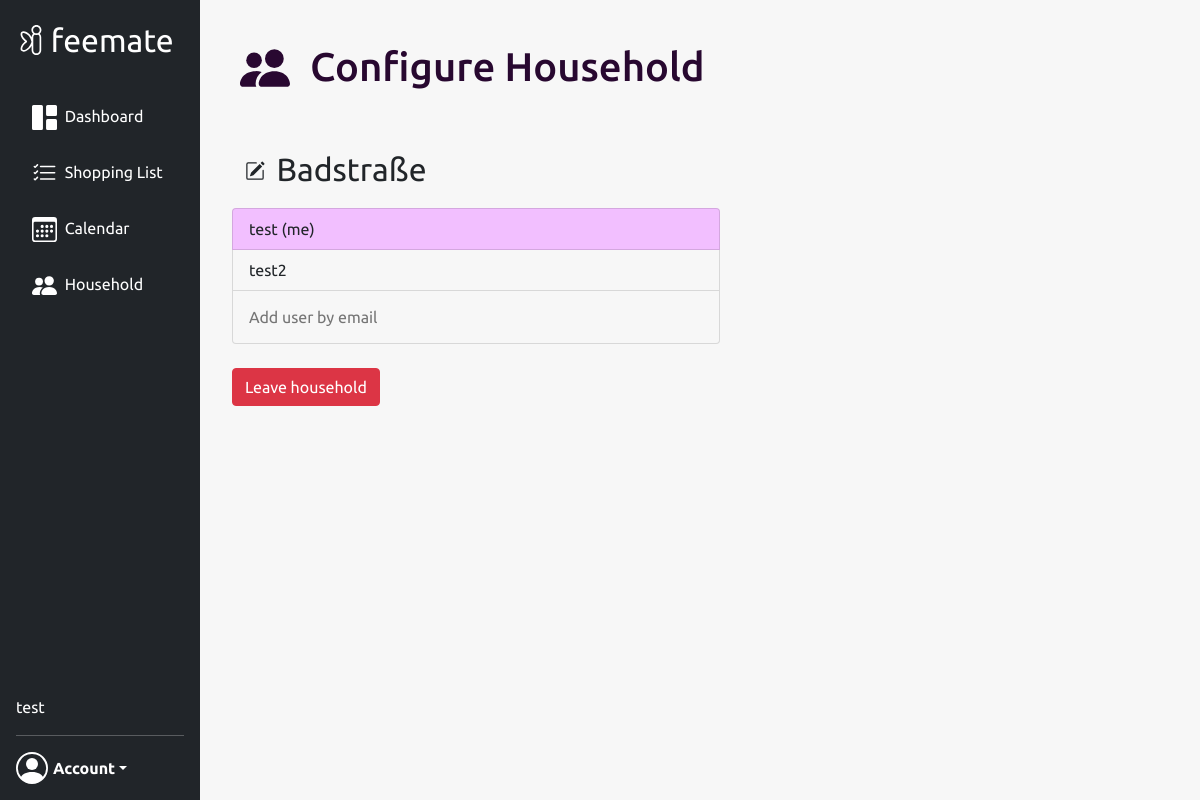
Page /household (signed in) on the earlier database version.
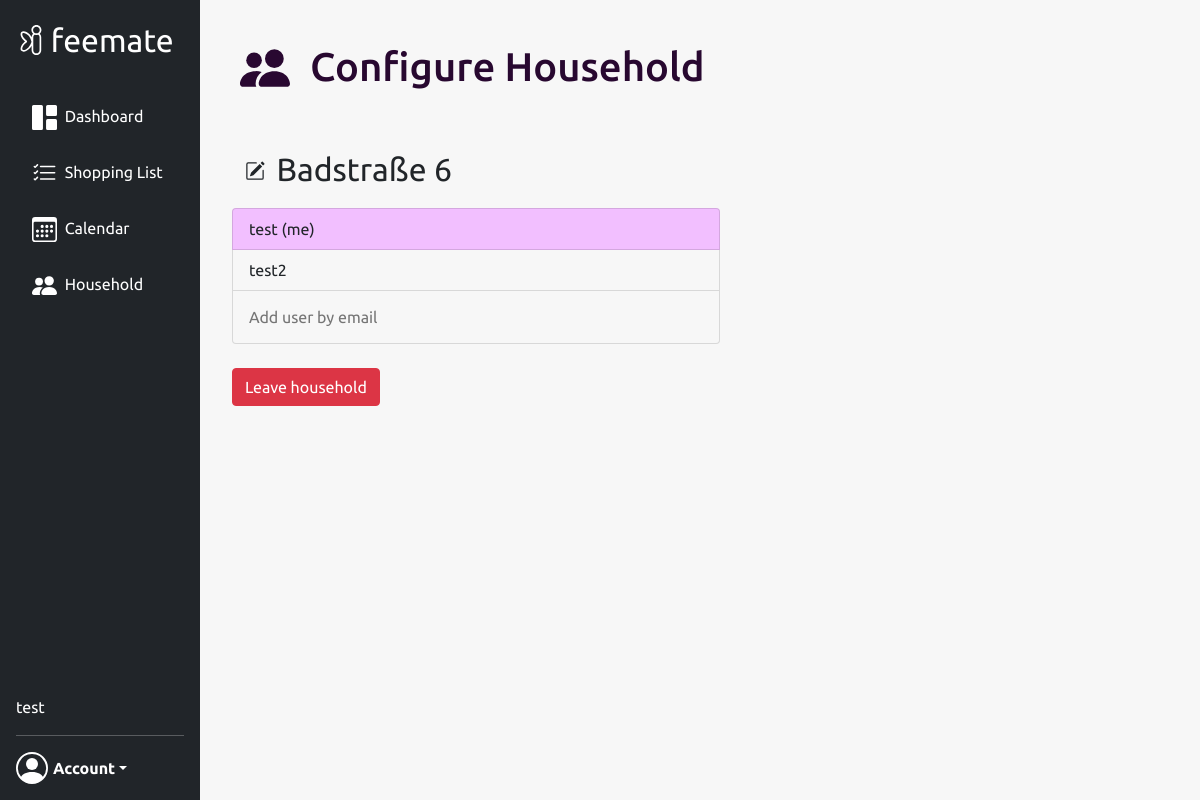
Same page on the later database version.
### website/models.py (models this page shows, shortened)
class User(db.Model, UserMixin):
    id = db.Column(db.Integer, primary_key=True)
    uuid = db.Column(db.Text(length=36), default=lambda: str(uuid.uuid4()), unique=True)
    email = db.Column(db.String(150), unique=True)
    password = db.Column(db.String(150))
    first_name = db.Column(db.String(150))
    events = db.relationship('Event')
    group_id = db.Column(db.Integer, db.ForeignKey('group.id'))

class Group(db.Model):
    id = db.Column(db.Integer, primary_key=True)
    uuid = db.Column(db.Text(length=36), default=lambda: str(uuid.uuid4()), unique=True)
    name = db.Column(db.String(100))
    users = db.relationship('User')
    notes = db.relationship('Note')
    items = db.relationship('Item')
    events = db.relationship('Event')

### website/views.py (the view, shortened to what this page needs)
@views.route('/household', methods=['GET', 'POST'])
@login_required
def household():
    return render_template("household.html", current_user=current_user, group=get_current_group())

### website/__init__.py (called while the page is built)
def create_app():
    app = Flask(__name__)
    app.config['SECRET_KEY'] = 'SECRET_KEY'
    app.config['SQLALCHEMY_DATABASE_URI'] = f'sqlite:///{DB_NAME}'
    db.init_app(app)
    from .views import views
    from .auth import auth
    from .api import api
    app.register_blueprint(views, url_prefix='/')
    app.register_blueprint(auth, url_prefix='/')
    app.register_blueprint(api, url_pref='/api/')
    create_database(app)
    login_manager = LoginManager()
    login_manager.login_view = 'auth.login'
    login_manager.init_app(app)
    from .models import User
    @login_manager.user_loader
    def load_user(user_id):
        return User.query.get(int(user_id))
    return app

### website/views.py (called while the page is built)
def get_current_group():
    group = Group.query.filter_by(id=current_user.group_id).first()
    return group

### website/templates/household.html (shortened to what this page needs)
{% extends "base.html" %}{% block title %}Household{% endblock %}
{% block content %}
<div class="d-flex flex-row">
        <div class="p-2 page-icon">
            <img src="/static/images/people-fill.svg"
                 class="header-logo"
                 alt="household"
                 width="50"
                 height="50"/>
        </div>
        <div class="p-2">
            <h1 class="header-text">Configure Household</h1>
        </div>
</div>
<br />
{% if current_user.group_id != None %}
    <div class="d-flex flex-row flex-row-custom">
        <div class="p-0" style="display: flex; align-items: flex-end;">
            <button type="button" class="btn btn-custom" id="edit-button" name="edit-button" onclick="editGroupName()">
            </button>
        </div>
        <div class="p-2">
            <form method="POST">
                <input class="form-control-plaintext group-name-text-input"
                       id="group-name"
                       name="group-name"
                       disabled readonly
                       type="text"
                       onfocus=" let value = this.value; this.value = null; this.value=value"
                       pattern="[A-Za-z0-9ÄÖÜäöüß -]{2,30}"
                       value="{{group.name}}">
            </form>
        </div>
    </div>
    <ul class="list-group">
        {% for user in group.users %}
            <li class="list-group-item {{ 'current-user-highlighting' if current_user.first_name == user.first_name else '' }}">
                {{user.first_name}}
                {{' (me)'if current_user.first_name == user.first_name else ''}}
            </li>
        {% endfor %}
             <li class="list-group-item">
                 <form method="POST">
                     <input class="form-control-plaintext form-control-add-user"
                            id="add-user-email"
                            name="add-user-email"
                            type="text"
                            placeholder="Add user by email"
                            pattern="[a-z0-9._%+-]+@[a-z0-9.-]+\.[a-z]{2,4}$">
                 </form>
            </li>
    </ul>
    <br/>
    <button type="button" class="btn btn-danger" onclick="leaveGroup({{group.id}})">Leave household</button>
{% endif %}
{% endblock %}

### website/templates/base.html (shortened to what this page needs)
<!DOCTYPE html>
<html>
    <head>
        <link rel="stylesheet"
              href="https://stackpath.bootstrapcdn.com/bootstrap/4.4.1/css/bootstrap.min.css"
/>
        <link rel="stylesheet"
              href="https://stackpath.bootstrapcdn.com/font-awesome/4.7.0/css/font-awesome.min.css"
/>
        <link rel="stylesheet"
              href="https://cdn.jsdelivr.net/npm/bootstrap@5.1.3/dist/css/bootstrap.min.css"
>
        <link rel="stylesheet" href="/static/styles.css">
        <link rel="stylesheet" href="https://cdn.jsdelivr.net/npm/bootstrap-icons@1.8.1/font/bootstrap-icons.css">
        <link rel='stylesheet' href='https://cdn.jsdelivr.net/npm/fullcalendar@5.11.0/main.min.css'/>
    </head>
    <body class="body font">
        <nav class="d-flex flex-column flex-shrink-0 p-3 text-white bg-dark custom-navbar" id="sidebar">
            <a href="/" class="d-flex align-items-center mb-3 mb-md-0 me-md-auto text-white text-decoration-none">
                <img class="invert-svg"
                     src="/static/images/fairy_logo.svg"
                     alt="fairy"
                     width="30"
                     height="30"/>
                <span class="fs-2" style="margin-left: 0.15em;">feemate</span>
            </a>
            <br/>
            <ul class="nav nav-pills flex-column mb-auto">
                <li>
                    <a href="/dashboard" class="nav-link text-white {{ '' if current_user.is_authenticated else 'disabled' }}">
                         <img class="invert-svg"
                             src="/static/images/dashboard.svg"
                             alt="shoppinglist"
                             width="25"
                             height="25"/>
                        <text class="navbar-text">Dashboard</text>
                    </a>
                </li>
                <li>
                    <a href="/list" class="nav-link text-white {{ '' if current_user.is_authenticated else 'disabled' }}">
                        <img class="invert-svg"
                             src="/static/images/list-check-solid.svg"
                             alt="shoppinglist"
                             width="25"
                             height="25"/>
                        <text class="navbar-text">Shopping List</text>
                    </a>
                </li>
                <li>
                    <a href="/calendar" class="nav-link text-white {{ '' if current_user.is_authenticated else 'disabled' }}">
                        <text class="navbar-text">Calendar</text>
                    </a>
                </li>
                <li>
                    <a href="/household" class="nav-link text-white">
                        <img class="invert-svg"
                             src="/static/images/people-fill.svg"
                             alt="shoppinglist"
                             width="25"
                             height="25"/>
                        <text class="navbar-text">Household</text>
                    </a>
                </li>
            </ul>
            <text class="current-user-name">{{current_user.first_name}}</text>
            <hr>
            {% if current_user.is_authenticated %}
                <div class="dropdown">
                    <a href="#" class="d-flex align-items-center text-white text-decoration-none dropdown-toggle"
                       id="dropdownUser1"
                       data-bs-toggle="dropdown"
                       aria-haspopup="true"
                       aria-expanded="false">
                        <img class="invert-svg" src="/static/images/user.svg" alt="" width="32" height="32" class="rounded-circle me-2"/>
                        <strong class="font" style="margin-left: 5px;">Account</strong>
                    </a>
                </div>
            {% else %}
                <div class="container">
                    <a href="/login" class="d-flex align-items-center text-white text-decoration-none login-button">Login</a>
                </div>
            {% endif %}
        </nav>
        <div class="container-fluid container-fluid-custom">
            {% block content %}
            {% endblock %}
        </div>
    </body>
</html>

### website/static/styles.css (style rules this page uses)
.custom-navbar { height: 100vh; width: 200px; top: 0; left: 0; position: fixed; display: flex; }
.invert-svg { -webkit-filter: invert(1); filter: invert(1); }
.flex-row-custom { align-items: center; }
.navbar-text { margin-left: 4px; }
.body { background-color: #f7f7f7; }
.font { font-family: 'Ubuntu', sans-serif; }
.container-fluid-custom { position: fixed; left: 200px; top: 0; margin-left: 20px; margin-top: 35px; max-width: 1000px; }
.page-icon { width: 50px; }
.list-group-item { background-color: #f7f7f7; width: 50%; }
.current-user-highlighting { background-color: #f2bfff; }
.header-text { margin-left: 20px; color: #280830; }
.header-logo { filter: invert(8%) sepia(23%) saturate(5363%) hue-rotate(267deg) brightness(93%) contrast(105%); }
.bg-dark { background-color: #181b1f; }
.group-name-text-input { padding: 0.2em; font-size: 2em; border: 0; box-shadow: none; }
*, *::before, *::after { box-sizing: border-box; }
.form-control-add-user { border: 0; box-shadow: none; background-color: transparent; }
.btn-custom { width: 30px; }

Differences in the rows shown:
changed Group: group-name "Badstraße" → "Badstraße 6"
